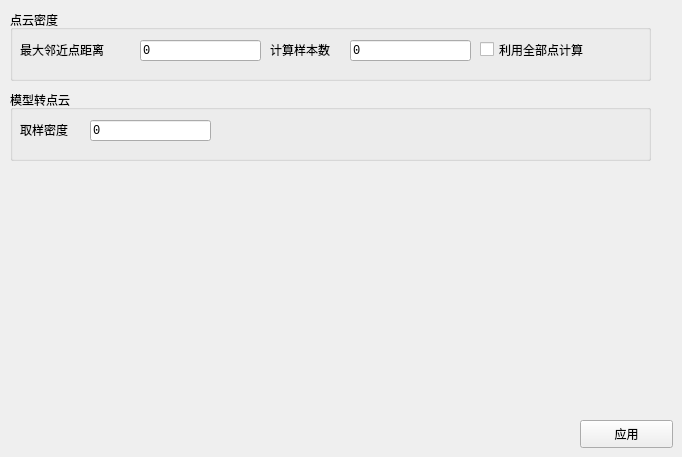
   <widget class="QWidget" name="tab_4">
    <attribute name="title">
     <string>计算</string>
    </attribute>
    <widget class="QPushButton" name="APplyC">
     <property name="geometry">
      <rect>
       <x>580</x>
       <y>420</y>
       <width>93</width>
       <height>28</height>
      </rect>
     </property>
     <property name="text">
      <string>应用</string>
     </property>
    </widget>
    <widget class="QGroupBox" name="groupBox_13">
     <property name="geometry">
      <rect>
       <x>10</x>
       <y>10</y>
       <width>641</width>
       <height>71</height>
      </rect>
     </property>
     <property name="title">
      <string>点云密度</string>
     </property>
     <widget class="QLabel" name="label_48">
      <property name="geometry">
       <rect>
        <x>10</x>
        <y>30</y>
        <width>111</width>
        <height>20</height>
       </rect>
      </property>
      <property name="text">
       <string>最大邻近点距离</string>
      </property>
     </widget>
     <widget class="QLineEdit" name="liC_Maxdist">
      <property name="geometry">
       <rect>
        <x>130</x>
        <y>30</y>
        <width>121</width>
        <height>21</height>
       </rect>
      </property>
      <property name="font">
       <font>
        <family>Consolas</family>
       </font>
      </property>
      <property name="text">
       <string>0</string>
      </property>
     </widget>
     <widget class="QLineEdit" name="liC_NoOfSamples">
      <property name="geometry">
       <rect>
        <x>340</x>
        <y>30</y>
        <width>121</width>
        <height>21</height>
       </rect>
      </property>
      <property name="font">
       <font>
        <family>Consolas</family>
       </font>
      </property>
      <property name="text">
       <string>0</string>
      </property>
     </widget>
     <widget class="QLabel" name="label_61">
      <property name="geometry">
       <rect>
        <x>260</x>
        <y>30</y>
        <width>81</width>
        <height>20</height>
       </rect>
      </property>
      <property name="text">
       <string>计算样本数</string>
      </property>
     </widget>
     <widget class="QCheckBox" name="c_useall">
      <property name="geometry">
       <rect>
        <x>470</x>
        <y>30</y>
        <width>141</width>
        <height>19</height>
       </rect>
      </property>
      <property name="text">
       <string>利用全部点计算</string>
      </property>
     </widget>
    </widget>
    <widget class="QGroupBox" name="groupBox_14">
     <property name="geometry">
      <rect>
       <x>10</x>
       <y>90</y>
       <width>641</width>
       <height>71</height>
      </rect>
     </property>
     <property name="title">
      <string>模型转点云</string>
     </property>
     <widget class="QLabel" name="label_49">
      <property name="geometry">
       <rect>
        <x>10</x>
        <y>30</y>
        <width>71</width>
        <height>20</height>
       </rect>
      </property>
      <property name="text">
       <string>取样密度</string>
      </property>
     </widget>
     <widget class="QLineEdit" name="liC_leafsize">
      <property name="geometry">
       <rect>
        <x>80</x>
        <y>30</y>
        <width>121</width>
        <height>21</height>
       </rect>
      </property>
      <property name="font">
       <font>
        <family>Consolas</family>
       </font>
      </property>
      <property name="text">
       <string>0</string>
      </property>
     </widget>
    </widget>
   </widget>
